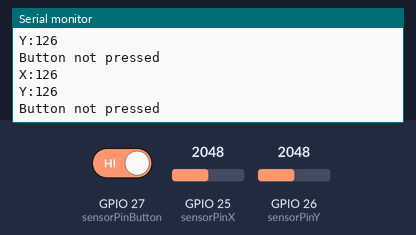
This sketch was run on a simulated ESP32. Parts: the last lines printed to the serial monitor. Inputs (shaded band) come from the test bench; at power-on: GPIO 27 (sensorPinButton) HIGH, GPIO 25 (sensorPinX) = 2048, GPIO 26 (sensorPinY) = 2048.

Above: at 1.2 s.
1.3 s: GPIO 27 (sensorPinButton) driven LOW
At 1.56 s:
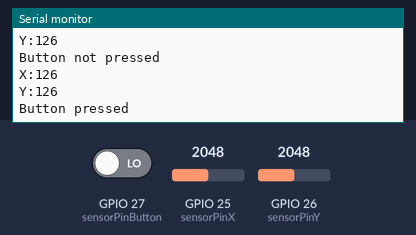
3.1 s: GPIO 25 (sensorPinX) set to 2866
At 3.36 s:
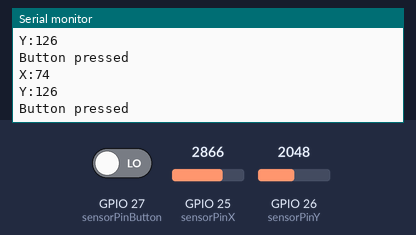
4.6 s: GPIO 26 (sensorPinY) set to 2866
At 4.77 s:
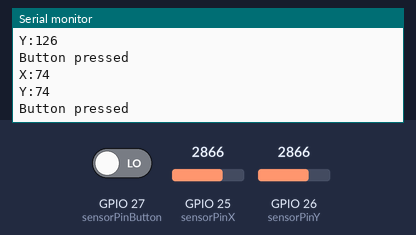
6.1 s: GPIO 25 (sensorPinX) set to 3603
At 6.37 s:
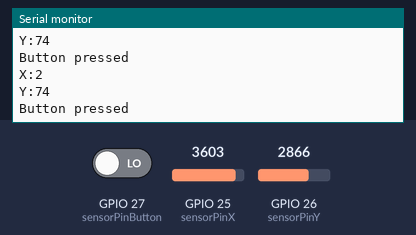
7.6 s: GPIO 26 (sensorPinY) set to 3603
At 7.77 s:
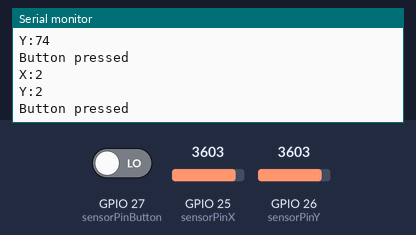
Timing chart, 0 to 10.1 s (numbered marks = the images above; inputs shaded):
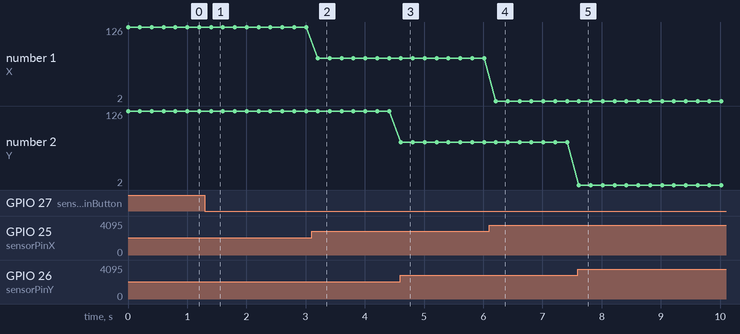

The sketch:

joystick.ino
```cpp
#define sensorPinX 25
#define sensorPinY 26
#define sensorPinButton 27

#define X_CORRECTION 128
#define Y_CORRECTION 128

struct button {
	byte pressed = 0;
};

struct analog {
	short x, y;
	button button;
};

void setup() {
	pinMode(sensorPinButton, INPUT_PULLUP);
	Serial.begin(115200);
}

void loop() {
	analog analog;

	analog.x = readAnalogAxisLevel(sensorPinX) - X_CORRECTION;
	analog.y = readAnalogAxisLevel(sensorPinY) - Y_CORRECTION;

	analog.button.pressed = isAnalogButtonPressed(sensorPinButton);

	Serial.print("X:");
	Serial.println(analog.x);

	Serial.print("Y:");
	Serial.println(analog.y);

	if (analog.button.pressed) {
	  Serial.println("Button pressed");
	} else {
	  Serial.println("Button not pressed");
	}

	delay(200);
}

byte readAnalogAxisLevel(int pin) {
	return map(analogRead(pin), 0, 1023, 0, 255);
}

bool isAnalogButtonPressed(int pin) {
	return digitalRead(pin) == 0;
}
```

Measured:
- after the input at 1.3 s, the serial monitor: prints a new line after 0.10 s (image 1)
- after the input at 3.1 s, the serial monitor: prints a new line after 0.11 s (image 2)
- after the input at 4.6 s, the serial monitor: prints a new line at once (image 3)
- after the input at 6.1 s, the serial monitor: prints a new line after 0.11 s (image 4)
- after the input at 7.6 s, the serial monitor: prints a new line at once (image 5)
- plotted number 1: 126 → 74 after the input at 3.1 s, 74 → 2 after the input at 6.1 s
